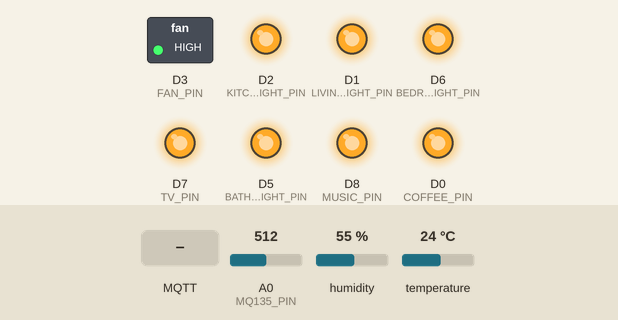
A sketch run on a simulated ESP8266 (NodeMCU). On the bench: switched loads named in the sketch (green lamp = pin HIGH), output pins drawn as LEDs (lit = HIGH). Inputs (shaded band) come from the test bench; at power-on: A0 (MQ135_PIN) = 512, humidity 55 %, temperature 24 °C. WiFi joins after 1.5 s; servers stay silent unless stated; no MQTT or app messages arrive unless stated; pins used as bus, display or sensor lines are not drawn; what the sketch prints to the serial monitor is not drawn.

Above: at 2.8 s.
2.9 s: MQTT message "ON" arrives on the first subscribed topic
At 3.7 s:
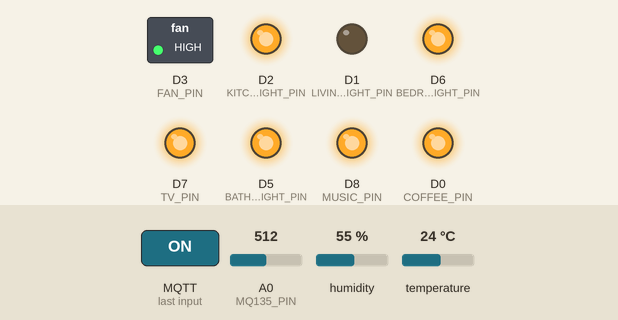
4.4 s: MQTT message "ON" arrives on the second subscribed topic
At 4.8 s:
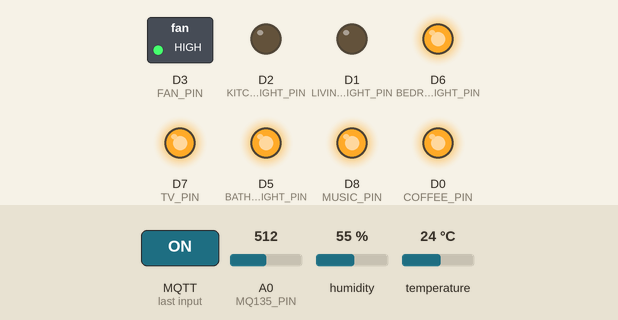
5.9 s: MQTT message "0" arrives on the first subscribed topic
At 7.1 s:
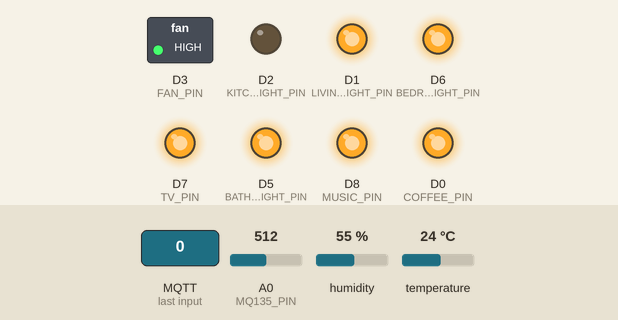
7.4 s: MQTT message "ON" arrives on the third subscribed topic
At 7.9 s:
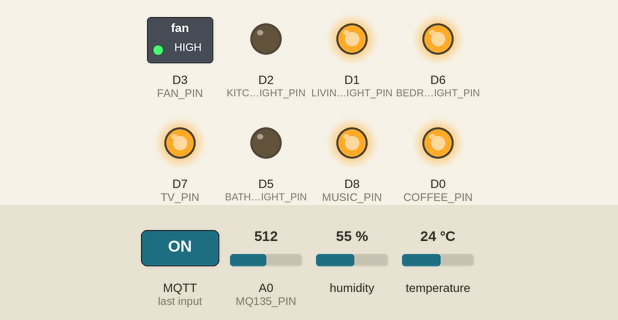
8.9 s: MQTT message "true" arrives on the first subscribed topic
At 10.1 s:
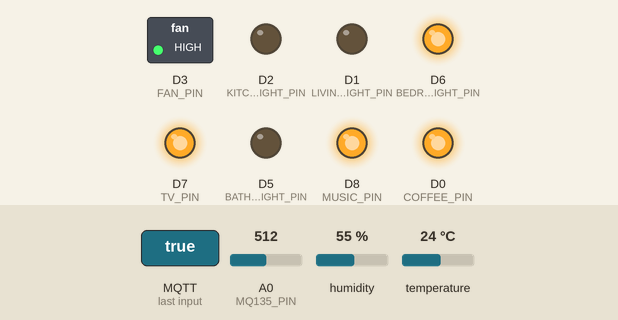
10.4 s: MQTT message "0" arrives on the second subscribed topic
At 11.6 s:
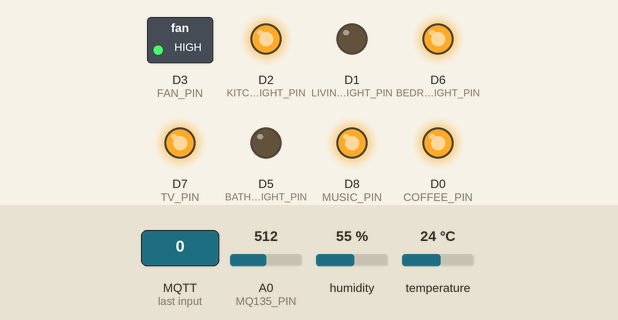
Timing chart, 0 to 12.9 s (numbered marks = the images above; inputs shaded):
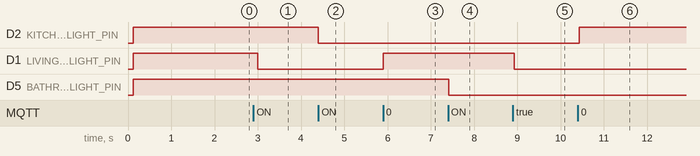

Measured:
- after the input at 2.9 s, D1 (LIVING_ROOM_LIGHT_PIN): HIGH → LOW after 0.10 s
- after the input at 4.4 s, D2 (KITCHEN_LIGHT_PIN): HIGH → LOW at once
- after the input at 5.9 s, D1 (LIVING_ROOM_LIGHT_PIN): LOW → HIGH at once
- after the input at 7.4 s, D5 (BATHROOM_LIGHT_PIN): HIGH → LOW at once
- after the input at 8.9 s, D1 (LIVING_ROOM_LIGHT_PIN): HIGH → LOW at once
- after the input at 10.4 s, D2 (KITCHEN_LIGHT_PIN): LOW → HIGH at once

The sketch:

esp8266_01_living_room.ino
```cpp
/*
 * ESP8266 #1 - Living Room & Appliances Controller
 * Based on Flutter App Screens: Dashboard, Devices
 *
 * Hardware:
 * - 4-Relay Module for Lights (IN1-D1, IN2-D2, IN3-D5, IN4-D6)
 * - Separate relays for Appliances and Climate
 *
 * Controls:
 * - Lights: Living Room, Kitchen, Bathroom (on 4-relay module)
 * - Appliances: TV, Music System, Coffee Maker
 * - Climate: Fan, AC
 * - Sensors: DHT22 (Temperature/Humidity), MQ135 (AQI)
 *
 * MQTT Topics match Flutter app expectations
 */

 #include <ESP8266WiFi.h>
 #include <PubSubClient.h>
 #include <DHT.h>

 // WiFi Configuration - UPDATE THESE FOR YOUR MOBILE HOTSPOT
 const char* ssid = "";
 const char* password = "";

 // MQTT Configuration - UPDATE THIS TO YOUR PC'S IP ON MOBILE HOTSPOT
 const char* mqtt_broker = "";  // Change to your PC's IP
 const int mqtt_port = 1883;
 const char* client_id = "ESP8266_LivingRoom";

 // DHT22 Sensor (Temperature/Humidity for Dashboard weather)
 #define DHTPIN D4
 #define DHTTYPE DHT22
 DHT dht(DHTPIN, DHTTYPE);

 // MQ135 Air Quality Sensor (for Dashboard AQI)
 #define MQ135_PIN A0

// 4-Relay Module for Lights (Active LOW)
// Relay Module Pin Mapping:
//   Relay 1 (IN1) -> D1 -> Living Room Light
//   Relay 2 (IN2) -> D2 -> Kitchen Light
//   Relay 3 (IN3) -> D5 -> Bathroom Light
//   Relay 4 (IN4) -> D6 -> (Reserved for future light or 4th light)
#define LIVING_ROOM_LIGHT_PIN D1  // Relay Module IN1
#define KITCHEN_LIGHT_PIN D2      // Relay Module IN2
#define BATHROOM_LIGHT_PIN D5     // Relay Module IN3
#define BEDROOM_LIGHT_PIN D6            // Relay Module IN4 (optional 4th light)

// Relay Pins - Appliances (separate from 4-relay module)
#define TV_PIN D7
#define MUSIC_PIN D8
#define COFFEE_PIN D0

// Relay Pins - Climate
#define FAN_PIN D3
#define AC_PIN D4

 // Optional: Security sensors on ESP #1 are DISABLED to avoid using RX/TX (GPIO 3/1) which breaks Serial
 // If needed later, move these sensors to ESP8266 #2 (Security) or reassign to safe GPIOs
 #define ENABLE_SECURITY_SENSORS 0
 #if ENABLE_SECURITY_SENSORS
 #define LIVING_MOTION_PIN D9   // GPIO 3 (RX) - NOT RECOMMENDED
 #define LIVING_WINDOW_PIN D10  // GPIO 1 (TX) - NOT RECOMMENDED
 #endif

 // Device states
 bool livingRoomLightState = false;
 bool kitchenLightState = false;
 bool bathroomLightState = false;
 bool bedroomLightState = false;
 bool tvState = false;
 bool musicState = false;
 bool coffeeState = false;
 bool fanState = false;
 bool acState = false;
 bool lastMotionState = false;
 bool lastWindowState = false;

 // MQTT Topics - Published (ESP8266 → Broker)
 #define TEMP_TOPIC "living_room/temperature"
 #define HUMIDITY_TOPIC "living_room/humidity"
 #define AQI_TOPIC "living_room/aqi"
 #define MOTION_TOPIC "living_room/motion"
 #define WINDOW_TOPIC "security/window/living"
 #define SMOKE_TOPIC "security/smoke"
 #define LPG_TOPIC "security/lpg"

 // MQTT Topics - Subscribed (Broker → ESP8266)
 #define LIVING_ROOM_LIGHT_TOPIC "living_room/light"
 #define KITCHEN_LIGHT_TOPIC "kitchen/light"
 #define BATHROOM_LIGHT_TOPIC "bathroom/light"
 #define BEDROOM_LIGHT_TOPIC "bedroom/light"
 #define TV_TOPIC "appliances/tv"
 #define MUSIC_TOPIC "appliances/music"
 #define COFFEE_TOPIC "appliances/coffee"
 #define FAN_TOPIC "living_room/fan"
 #define AC_TOPIC "climate/ac"
 #define AC_TEMP_TOPIC "climate/ac_temperature"


 // Create instances
 WiFiClient espClient;
 PubSubClient client(espClient);

 // Timing variables
 unsigned long lastMsg = 0;
 unsigned long lastSensorRead = 0;
 const unsigned long SENSOR_READ_INTERVAL = 2000;  // Read sensors every 2 seconds
 const unsigned long PUBLISH_INTERVAL = 5000;      // Publish every 5 seconds

 void setup() {
   Serial.begin(115200);
   delay(100);

  Serial.println("\n\n====================================");
  Serial.println("🏠 ESP8266 #1 - Living Room Controller");
  Serial.println("====================================\n");
  Serial.println("🔌 4-Relay Module Configuration:");
  Serial.println("   Relay 1 (IN1-D1) -> Living Room Light");
  Serial.println("   Relay 2 (IN2-D2) -> Kitchen Light");
  Serial.println("   Relay 3 (IN3-D5) -> Bathroom Light");
  Serial.println("   Relay 4 (IN4-D6) -> Reserved/Optional\n");

  // Initialize 4-Relay Module pins for lights (Active LOW relay)
  pinMode(LIVING_ROOM_LIGHT_PIN, OUTPUT);  // Relay Module IN1
  pinMode(KITCHEN_LIGHT_PIN, OUTPUT);      // Relay Module IN2
  pinMode(BATHROOM_LIGHT_PIN, OUTPUT);     // Relay Module IN3
  pinMode(BEDROOM_LIGHT_PIN, OUTPUT);            // Relay Module IN4 (optional)

  // Initialize appliance and climate relay pins
  pinMode(TV_PIN, OUTPUT);
  pinMode(MUSIC_PIN, OUTPUT);
  pinMode(COFFEE_PIN, OUTPUT);
  pinMode(FAN_PIN, OUTPUT);
  pinMode(AC_PIN, OUTPUT);

  // Turn off all devices initially (Active LOW: HIGH = OFF, LOW = ON)
  digitalWrite(LIVING_ROOM_LIGHT_PIN, HIGH);
  digitalWrite(KITCHEN_LIGHT_PIN, HIGH);
  digitalWrite(BATHROOM_LIGHT_PIN, HIGH);
  digitalWrite(BEDROOM_LIGHT_PIN, HIGH);
  digitalWrite(TV_PIN, HIGH);
  digitalWrite(MUSIC_PIN, HIGH);
  digitalWrite(COFFEE_PIN, HIGH);
  digitalWrite(FAN_PIN, HIGH);
  digitalWrite(AC_PIN, HIGH);

   // Security sensors disabled on this board to keep Serial working
   // Re-enable only if moved to safe pins

   // Initialize DHT sensor
   dht.begin();
   Serial.println("✅ DHT22 sensor initialized");
   Serial.println("✅ MQ135 sensor initialized");

   // Connect to WiFi
   setup_wifi();

   // Setup MQTT
   client.setServer(mqtt_broker, mqtt_port);
   client.setCallback(callback);

   Serial.println("\n✅ Setup complete!");
   Serial.println("📡 Ready to connect to MQTT broker...\n");
 }

 void setup_wifi() {
   Serial.print("📶 Connecting to WiFi: ");
   Serial.println(ssid);

   WiFi.mode(WIFI_STA);
   WiFi.begin(ssid, password);

   int attempts = 0;
   while (WiFi.status() != WL_CONNECTED && attempts < 20) {
     delay(500);
     Serial.print(".");
     attempts++;
   }

   if (WiFi.status() == WL_CONNECTED) {
     Serial.println("\n✅ WiFi connected!");
     Serial.print("📍 IP Address: ");
     Serial.println(WiFi.localIP());
   } else {
     Serial.println("\n❌ WiFi connection failed!");
   }
 }

 void callback(char* topic, byte* payload, unsigned int length) {
   Serial.print("\n📨 Message received: ");
   Serial.print(topic);
   Serial.print(" -> ");

   String message = "";
   for (int i = 0; i < length; i++) {
     message += (char)payload[i];
   }
   Serial.println(message);

   String topicStr = String(topic);
   bool state = (message == "ON" || message == "1" || message == "true");

   // Control devices
   if (topicStr == LIVING_ROOM_LIGHT_TOPIC) {
     livingRoomLightState = state;
     digitalWrite(LIVING_ROOM_LIGHT_PIN, livingRoomLightState ? LOW : HIGH);
     Serial.print("💡 Living Room Light: ");
     Serial.println(livingRoomLightState ? "ON" : "OFF");
   }
   else if (topicStr == KITCHEN_LIGHT_TOPIC) {
     kitchenLightState = state;
     digitalWrite(KITCHEN_LIGHT_PIN, kitchenLightState ? LOW : HIGH);
     Serial.print("💡 Kitchen Light: ");
     Serial.println(kitchenLightState ? "ON" : "OFF");
   }
   else if (topicStr == BATHROOM_LIGHT_TOPIC) {
     bathroomLightState = state;
     digitalWrite(BATHROOM_LIGHT_PIN, bathroomLightState ? LOW : HIGH);
     Serial.print("💡 Bathroom Light: ");
     Serial.println(bathroomLightState ? "ON" : "OFF");
   }
   else if (topicStr == BEDROOM_LIGHT_TOPIC) {
    bedroomLightState = state;
    digitalWrite(BEDROOM_LIGHT_PIN, bedroomLightState ? LOW : HIGH);
    Serial.print("💡 Bedroom Light: ");
    Serial.println(bedroomLightState ? "ON" : "OFF");
  }
   else if (topicStr == TV_TOPIC) {
     tvState = state;
     digitalWrite(TV_PIN, tvState ? LOW : HIGH);
     Serial.print("📺 TV: ");
     Serial.println(tvState ? "ON" : "OFF");
   }
   else if (topicStr == MUSIC_TOPIC) {
     musicState = state;
     digitalWrite(MUSIC_PIN, musicState ? LOW : HIGH);
     Serial.print("🎵 Music System: ");
     Serial.println(musicState ? "ON" : "OFF");
   }
   else if (topicStr == COFFEE_TOPIC) {
     coffeeState = state;
     digitalWrite(COFFEE_PIN, coffeeState ? LOW : HIGH);
     Serial.print("☕ Coffee Maker: ");
     Serial.println(coffeeState ? "ON" : "OFF");
   }
   else if (topicStr == FAN_TOPIC) {
     fanState = state;
     digitalWrite(FAN_PIN, fanState ? LOW : HIGH);
     Serial.print("🌀 Fan: ");
     Serial.println(fanState ? "ON" : "OFF");
   }
   else if (topicStr == AC_TOPIC) {
     acState = state;
     digitalWrite(AC_PIN, acState ? LOW : HIGH);
     Serial.print("❄️ AC: ");
     Serial.println(acState ? "ON" : "OFF");
   }
   // Note: AC temperature control would need IR blaster or smart AC controller
   // For now, just ON/OFF control
 }

 void reconnect() {
   while (!client.connected()) {
     Serial.print("🔄 Attempting MQTT connection... ");

     if (client.connect(client_id)) {
       Serial.println("✅ Connected!");

       // Subscribe to all control topics
       Serial.println("📋 Subscribing to topics:");
       client.subscribe(LIVING_ROOM_LIGHT_TOPIC);
       client.subscribe(KITCHEN_LIGHT_TOPIC);
       client.subscribe(BATHROOM_LIGHT_TOPIC);
       client.subscribe(BEDROOM_LIGHT_TOPIC);
       client.subscribe(TV_TOPIC);
       client.subscribe(MUSIC_TOPIC);
       client.subscribe(COFFEE_TOPIC);
       client.subscribe(FAN_TOPIC);
       client.subscribe(AC_TOPIC);

       Serial.println("  ✓ All topics subscribed");
     } else {
       Serial.print("❌ Failed, rc=");
       Serial.print(client.state());
       Serial.println(" - Retrying in 5 seconds...");
       delay(5000);
     }
   }
 }

 void publishSensorData() {
   // Read DHT22
   float temp = dht.readTemperature();
   float humidity = dht.readHumidity();

   // Read MQ135 (AQI)
   int aqiValue = analogRead(MQ135_PIN);

   // Security sensors disabled

   // Publish temperature
   char tempStr[8];
   if (!isnan(temp)) {
     dtostrf(temp, 4, 1, tempStr);
     client.publish(TEMP_TOPIC, tempStr, true); // retain latest temperature
     Serial.print("📤 Temperature: ");
     Serial.print(tempStr);
     Serial.println("°C");
   } else {
     strcpy(tempStr, "0.0");
     Serial.println("⚠️  DHT read failed (temperature)");
   }

   // Publish humidity
   char humStr[8];
   if (!isnan(humidity)) {
     dtostrf(humidity, 4, 1, humStr);
     client.publish(HUMIDITY_TOPIC, humStr, true); // retain latest humidity
     Serial.print("📤 Humidity: ");
     Serial.print(humStr);
     Serial.println("%");
   } else {
     strcpy(humStr, "0.0");
     Serial.println("⚠️  DHT read failed (humidity)");
   }

   // Publish AQI
  // Publish AQI (base value)
 char aqiStr[6];
 sprintf(aqiStr, "%d", aqiValue);
 client.publish(AQI_TOPIC, aqiStr, true);
 Serial.print("📤 AQI: ");
 Serial.println(aqiStr);

 // Estimate smoke and LPG levels (0–100 scale)
 int smokeLevel = map(aqiValue, 100, 900, 0, 100);
 int lpgLevel   = map(aqiValue, 100, 900, 0, 100);

 // Clamp values
 smokeLevel = constrain(smokeLevel, 0, 100);
 lpgLevel   = constrain(lpgLevel, 0, 100);

 // Publish Smoke
 char smokeStr[8];
 sprintf(smokeStr, "%d", smokeLevel);
 client.publish(SMOKE_TOPIC, smokeStr, true);
 Serial.print("🔥 Smoke Level: ");
 Serial.println(smokeStr);

 // Publish LPG
 char lpgStr[8];
 sprintf(lpgStr, "%d", lpgLevel);
 client.publish(LPG_TOPIC, lpgStr, true);
 Serial.print("⛽ LPG Level: ");
 Serial.println(lpgStr);

 // Hazard detection (optional alerts)
 if (smokeLevel > 60) {
   client.publish(SMOKE_TOPIC, "ALERT");
 }
 if (lpgLevel > 60) {
   client.publish(LPG_TOPIC, "ALERT");
 }


   // One-line summary for easy monitoring
   Serial.print("ENV → T: ");
   Serial.print(tempStr);
   Serial.print("°C, H: ");
   Serial.print(humStr);
   Serial.print("%, AQI: ");
   Serial.println(aqiStr);

   // Motion/window publishing disabled on this board
 }

 void loop() {
   if (!client.connected()) {
     reconnect();
   }
   client.loop();

   unsigned long now = millis();

   // Read sensors periodically
   if (now - lastSensorRead >= SENSOR_READ_INTERVAL) {
     lastSensorRead = now;

     // Publish sensor data every interval
     if (now - lastMsg >= PUBLISH_INTERVAL) {
       lastMsg = now;

       if (client.connected()) {
         publishSensorData();
       }
     }
   }

   delay(100);
 }
 
```
